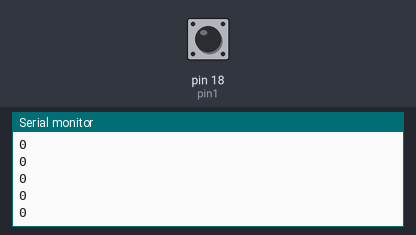
This sketch was run on a simulated Arduino Mega 2560, built with avr-gcc and run on an emulated ATmega2560. On the bench: the last lines printed to the serial monitor. The test bench sets the inputs (shaded band); at power-on: pin 18 (pin1) HIGH.

Above: at 1.2 s.
1.3 s: pin 18 (pin1) pulled LOW for 0.15 s
At 1.51 s:
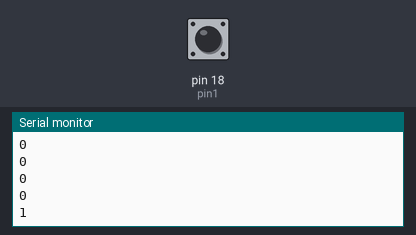
2.9 s: pin 18 (pin1) pulled LOW for 1 s
At 3.91 s:
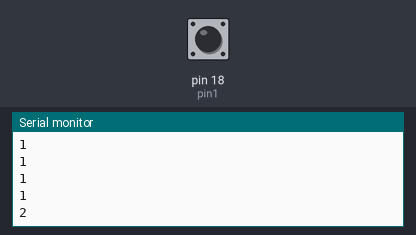
5.4 s: pin 18 (pin1) pulled LOW for 0.15 s
At 5.61 s:
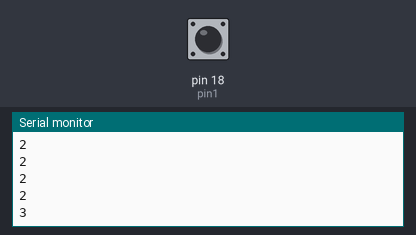
Timing chart, 0 to 8.4 s (numbered marks = the images above; inputs shaded):
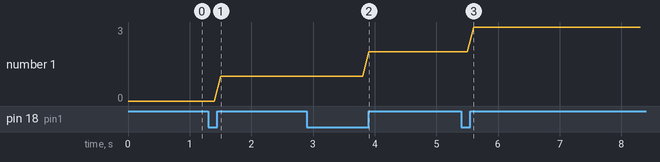

Measured:
- after the input at 1.3 s, the serial monitor: prints a new line after 0.20 s (image 1)
- after the input at 2.9 s, the serial monitor: prints a new line after 1.0 s (image 2)
- after the input at 5.4 s, the serial monitor: prints a new line after 0.21 s (image 3)
- plotted number 1: 0 → 1 after the input at 1.3 s, 1 → 2 after the input at 2.9 s, 2 → 3 after the input at 5.4 s

The sketch:

count_pulses.ino
```cpp
#include <Arduino.h>

#include "Encoder.hpp"

// Encoder pins.
unsigned pin1 = 18;  // This pin gets interrupted.
unsigned pin2 = 22;
uint16_t num_pulses = 0;

void countPulses() { num_pulses++; }

mtrn3100::Encoder l_encoder(pin1, pin2, countPulses);

void setup() { Serial.begin(115200); }

void loop() {
    Serial.println(num_pulses);
    delay(100);
}
```

Encoder.hpp
```cpp
#pragma once

#include <Arduino.h>

namespace mtrn3100 {

class Encoder {
public:
    Encoder(uint8_t enc1, uint8_t enc2, void* callback) : encoder1_pin(enc1), encoder2_pin(enc2) {
        pinMode(encoder1_pin, INPUT_PULLUP);
        pinMode(encoder2_pin, INPUT_PULLUP);
        attachInterrupt(digitalPinToInterrupt(encoder1_pin), callback, RISING);
    }

public:
    const uint8_t encoder1_pin;
    const uint8_t encoder2_pin;
    };

}  // namespace mtrn3100
```
